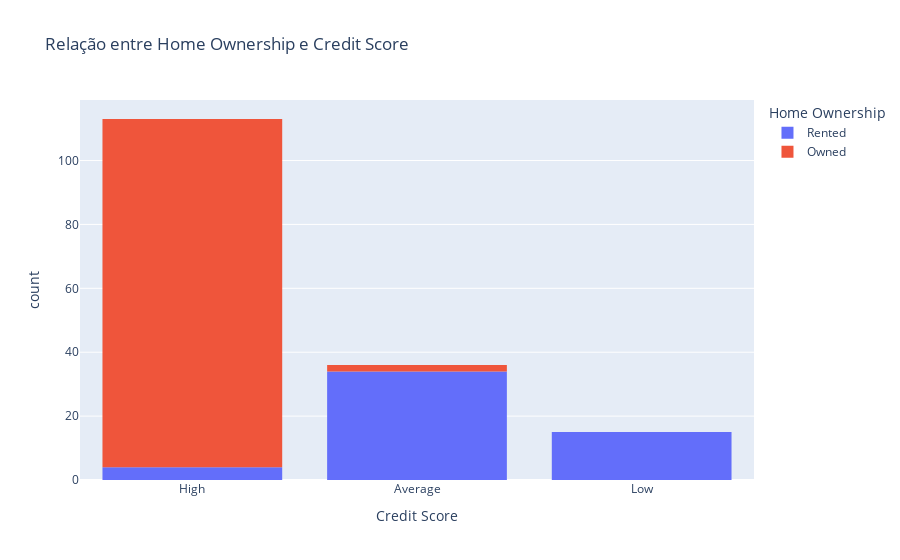

Notebook cell for this chart:
### Code cell
# E) Relação entre moradia e score de crédito
fig = px.histogram(df, x='Credit Score', color='Home Ownership', title='Relação entre Home Ownership e Credit Score')
fig.show()

### Figure 1 — Plotly figure (JSON) as saved in the notebook; plotly's stock layout.template omitted (floating-point values rounded to 4 significant figures)
{"data": [{"alignmentgroup": "True", "bingroup": "x", "hovertemplate": "Home Ownership=Rented<br>Credit Score=%{x}<br>count=%{y}<extra></extra>", "legendgroup": "Rented", "marker": {"color": "#636efa", "pattern": {"shape": ""}}, "name": "Rented", "offsetgroup": "Rented", "orientation": "v", "showlegend": true, "type": "histogram", "x": ["High", "Average", "Average", "Low", "Average", "Low", "Average", "Low", "Average", "Average", "Average", "Average", "Low", "Average", "Low", "Average", "Low", "Average", "Average", "Average", "Average", "Average", "Low", "Average", "Low", "Average", "Low", "Average", "Average", "Average", "Average", "Average", "Low", "Average", "Low", "Average", "Low", "Average", "Average", "Average", "Average", "High", "High", "High", "Average", "Average", "Average", "Low", "Average", "Low", "Average", "Low", "Average"], "xaxis": "x", "yaxis": "y"}, {"alignmentgroup": "True", "bingroup": "x", "hovertemplate": "Home Ownership=Owned<br>Credit Score=%{x}<br>count=%{y}<extra></extra>", "legendgroup": "Owned", "marker": {"color": "#EF553B", "pattern": {"shape": ""}}, "name": "Owned", "offsetgroup": "Owned", "orientation": "v", "showlegend": true, "type": "histogram", "x": ["High", "High", "High", "High", "High", "High", "High", "High", "High", "High", "High", "High", "High", "High", "High", "High", "High", "High", "High", "High", "High", "High", "High", "High", "High", "High", "High", "High", "High", "High", "High", "High", "High", "High", "High", "High", "High", "High", "High", "High", "High", "High", "High", "High", "High", "High", "High", "High", "High", "High", "High", "High", "High", "High", "High", "High", "High", "High", "High", "High", "High", "High", "High", "High", "High", "High", "High", "High", "High", "High", "High", "High", "High", "High", "High", "High", "High", "High", "High", "High", "High", "High", "High", "High", "High", "High", "High", "High", "High", "Average", "Average", "High", "High", "High", "High", "High", "High", "High", "High", "High", "High", "High", "High", "High", "High", "High", "High", "High", "High", "High", "High"], "xaxis": "x", "yaxis": "y"}], "layout": {"barmode": "relative", "legend": {"title": {"text": "Home Ownership"}, "tracegroupgap": 0}, "title": {"text": "Relação entre Home Ownership e Credit Score"}, "xaxis": {"anchor": "y", "domain": [0, 1], "title": {"text": "Credit Score"}}, "yaxis": {"anchor": "x", "domain": [0, 1], "title": {"text": "count"}}}}
